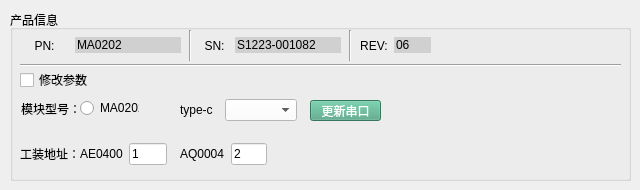
   <widget class="QWidget" name="tab_5">
    <attribute name="title">
     <string>MA0202</string>
    </attribute>
    <widget class="QGroupBox" name="groupBox_20">
     <property name="geometry">
      <rect>
       <x>10</x>
       <y>10</y>
       <width>621</width>
       <height>171</height>
      </rect>
     </property>
     <property name="title">
      <string>产品信息</string>
     </property>
     <widget class="QWidget" name="layoutWidget_62">
      <property name="geometry">
       <rect>
        <x>350</x>
        <y>20</y>
        <width>71</width>
        <height>31</height>
       </rect>
      </property>
      <layout class="QHBoxLayout" name="horizontalLayout_73">
       <item>
        <widget class="QLabel" name="label_MA0202_REV_2">
         <property name="styleSheet">
          <string notr="true">font: 87 10pt &quot;Arial Black&quot;;
</string>
         </property>
         <property name="text">
          <string>REV:</string>
         </property>
         <property name="alignment">
          <set>Qt::AlignCenter</set>
         </property>
        </widget>
       </item>
       <item alignment="Qt::AlignHCenter|Qt::AlignVCenter">
        <widget class="QLineEdit" name="lineEdit_MA0202_REV">
         <property name="styleSheet">
          <string notr="true">background-color: rgb(208, 208, 208);
font: 87 10pt &quot;Arial Black&quot;;
border: none;</string>
         </property>
         <property name="text">
          <string>06</string>
         </property>
        </widget>
       </item>
      </layout>
     </widget>
     <widget class="QWidget" name="layoutWidget_63">
      <property name="geometry">
       <rect>
        <x>190</x>
        <y>20</y>
        <width>141</width>
        <height>31</height>
       </rect>
      </property>
      <layout class="QHBoxLayout" name="horizontalLayout_74">
       <item>
        <widget class="QLabel" name="label_MA0202_SN">
         <property name="styleSheet">
          <string notr="true">font: 87 10pt &quot;Arial Black&quot;;
</string>
         </property>
         <property name="text">
          <string>SN:</string>
         </property>
         <property name="alignment">
          <set>Qt::AlignCenter</set>
         </property>
        </widget>
       </item>
       <item alignment="Qt::AlignHCenter|Qt::AlignVCenter">
        <widget class="QLineEdit" name="lineEdit_MA0202_SN">
         <property name="styleSheet">
          <string notr="true">background-color: rgb(208, 208, 208);
font: 87 10pt &quot;Arial Black&quot;;
border: none;
</string>
         </property>
         <property name="text">
          <string>S1223-001082</string>
         </property>
        </widget>
       </item>
      </layout>
     </widget>
     <widget class="QWidget" name="layoutWidget_64">
      <property name="geometry">
       <rect>
        <x>10</x>
        <y>20</y>
        <width>161</width>
        <height>31</height>
       </rect>
      </property>
      <layout class="QHBoxLayout" name="horizontalLayout_75">
       <item>
        <widget class="QLabel" name="label_MA0202_PN">
         <property name="styleSheet">
          <string notr="true">font: 87 10pt &quot;Arial Black&quot;;
</string>
         </property>
         <property name="text">
          <string>PN:</string>
         </property>
         <property name="alignment">
          <set>Qt::AlignCenter</set>
         </property>
        </widget>
       </item>
       <item alignment="Qt::AlignHCenter|Qt::AlignVCenter">
        <widget class="QLineEdit" name="lineEdit_MA0202_PN">
         <property name="styleSheet">
          <string notr="true">background-color: rgb(208, 208, 208);
font: 87 10pt &quot;Arial Black&quot;;
border: none;</string>
         </property>
         <property name="text">
          <string>MA0202</string>
         </property>
        </widget>
       </item>
      </layout>
     </widget>
     <widget class="QWidget" name="layoutWidget_71">
      <property name="geometry">
       <rect>
        <x>70</x>
        <y>129</y>
        <width>87</width>
        <height>30</height>
       </rect>
      </property>
      <layout class="QHBoxLayout" name="horizontalLayout_82">
       <item>
        <widget class="QLabel" name="label_113">
         <property name="text">
          <string>AE0400</string>
         </property>
        </widget>
       </item>
       <item>
        <widget class="QLineEdit" name="lineEdit_MA0202_AE">
         <property name="styleSheet">
          <string notr="true">background-color: rgb(255, 255, 255);</string>
         </property>
         <property name="text">
          <string>1</string>
         </property>
        </widget>
       </item>
      </layout>
     </widget>
     <widget class="QWidget" name="layoutWidget_72">
      <property name="geometry">
       <rect>
        <x>170</x>
        <y>129</y>
        <width>87</width>
        <height>30</height>
       </rect>
      </property>
      <layout class="QHBoxLayout" name="horizontalLayout_83">
       <item>
        <widget class="QLabel" name="label_114">
         <property name="text">
          <string>AQ0004</string>
         </property>
        </widget>
       </item>
       <item>
        <widget class="QLineEdit" name="lineEdit_MA0202_AQ">
         <property name="styleSheet">
          <string notr="true">background-color: rgb(255, 255, 255);</string>
         </property>
         <property name="text">
          <string>2</string>
         </property>
        </widget>
       </item>
      </layout>
     </widget>
     <widget class="QCheckBox" name="checkBox_MA0202_para">
      <property name="geometry">
       <rect>
        <x>10</x>
        <y>62</y>
        <width>71</width>
        <height>16</height>
       </rect>
      </property>
      <property name="text">
       <string>修改参数</string>
      </property>
     </widget>
     <widget class="QLabel" name="label_116">
      <property name="geometry">
       <rect>
        <x>10</x>
        <y>130</y>
        <width>61</width>
        <height>28</height>
       </rect>
      </property>
      <property name="text">
       <string>工装地址：</string>
      </property>
     </widget>
     <widget class="Line" name="line_20">
      <property name="geometry">
       <rect>
        <x>10</x>
        <y>45</y>
        <width>601</width>
        <height>20</height>
       </rect>
      </property>
      <property name="orientation">
       <enum>Qt::Horizontal</enum>
      </property>
     </widget>
     <widget class="Line" name="line_21">
      <property name="geometry">
       <rect>
        <x>170</x>
        <y>20</y>
        <width>20</width>
        <height>31</height>
       </rect>
      </property>
      <property name="orientation">
       <enum>Qt::Vertical</enum>
      </property>
     </widget>
     <widget class="Line" name="line_22">
      <property name="geometry">
       <rect>
        <x>330</x>
        <y>20</y>
        <width>20</width>
        <height>31</height>
       </rect>
      </property>
      <property name="orientation">
       <enum>Qt::Vertical</enum>
      </property>
     </widget>
     <widget class="QWidget" name="layoutWidget_65">
      <property name="geometry">
       <rect>
        <x>170</x>
        <y>85</y>
        <width>117</width>
        <height>30</height>
       </rect>
      </property>
      <layout class="QHBoxLayout" name="horizontalLayout_78">
       <item>
        <widget class="QLabel" name="label_105">
         <property name="text">
          <string>type-c</string>
         </property>
        </widget>
       </item>
       <item>
        <widget class="QComboBox" name="comboBox_MA0202_typeC">
         <property name="styleSheet">
          <string notr="true">background-color: rgb(255, 255, 255);</string>
         </property>
        </widget>
       </item>
      </layout>
     </widget>
     <widget class="QPushButton" name="pushButton_MA0202_renewSerial">
      <property name="geometry">
       <rect>
        <x>300</x>
        <y>90</y>
        <width>71</width>
        <height>21</height>
       </rect>
      </property>
      <property name="styleSheet">
       <string notr="true">background-color: rgb(126, 126, 126);
color: rgb(255, 255, 255);
background-color: rgb(76, 165, 132);</string>
      </property>
      <property name="text">
       <string>更新串口</string>
      </property>
     </widget>
     <widget class="QLabel" name="label_21">
      <property name="geometry">
       <rect>
        <x>11</x>
        <y>91</y>
        <width>60</width>
        <height>16</height>
       </rect>
      </property>
      <property name="text">
       <string>模块型号：</string>
      </property>
     </widget>
     <widget class="QRadioButton" name="radioButton_MA0202">
      <property name="geometry">
       <rect>
        <x>70</x>
        <y>90</y>
        <width>59</width>
        <height>16</height>
       </rect>
      </property>
      <property name="text">
       <string>MA0202</string>
      </property>
     </widget>
     <zorder>label_21</zorder>
     <zorder>radioButton_MA0202</zorder>
     <zorder>line_20</zorder>
     <zorder>line_22</zorder>
     <zorder>line_21</zorder>
     <zorder>layoutWidget_62</zorder>
     <zorder>layoutWidget_63</zorder>
     <zorder>layoutWidget_64</zorder>
     <zorder>layoutWidget_71</zorder>
     <zorder>layoutWidget_72</zorder>
     <zorder>checkBox_MA0202_para</zorder>
     <zorder>label_116</zorder>
     <zorder>layoutWidget_65</zorder>
     <zorder>pushButton_MA0202_renewSerial</zorder>
    </widget>
   </widget>
